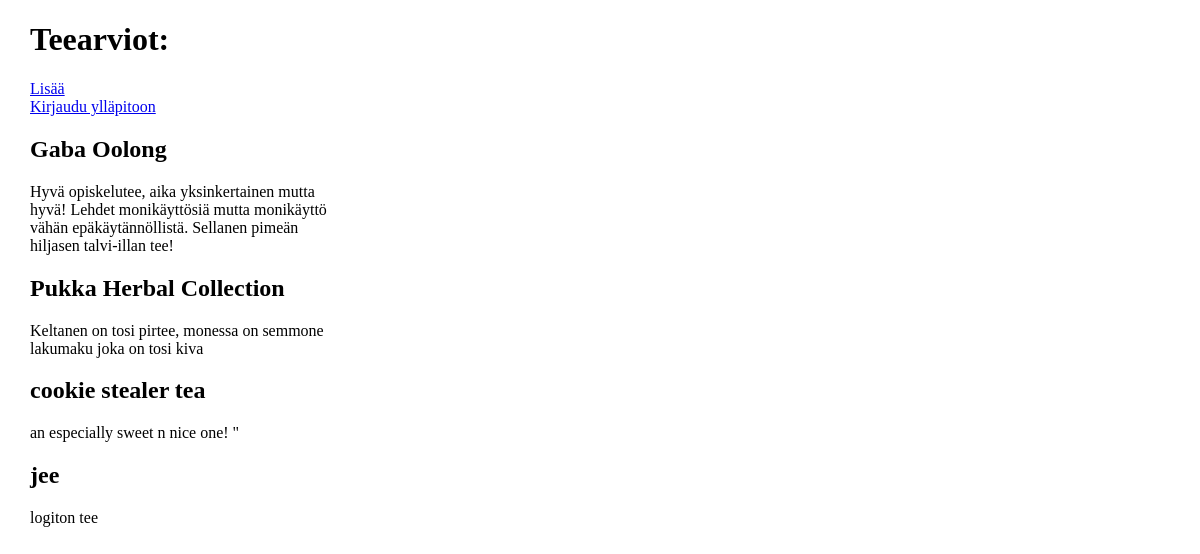
The app's page /, older data.
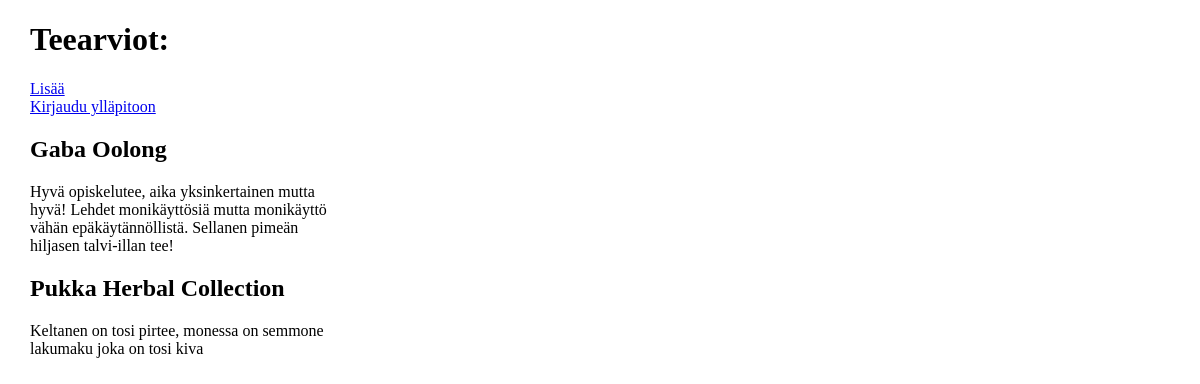
The same page, newer data.
### teet/models.py (models this page shows, shortened)
class Tea(models.Model):
    name = models.CharField(max_length=50)
    description = models.CharField(max_length=1000)

### teet/views.py (the view)
# urls.py: path('', views.index, name='index'),
def index(request):
    teas = Tea.objects.all()
    context = {
        'teas': teas,
    }
    return render(request, 'teet/index.html', context)

### teet/templates/teet/index.html (shortened to what this page needs)
<!DOCTYPE html>
<html>
  <head>
  </head>
  <body style="margin-left: 30px">
    <h1>Teearviot:</h1>
    <nav>
      <a href="{% url 'teet:addnew' %} ">Lisää</a><br/>
      <a href="/admin/">Kirjaudu ylläpitoon</a>
    </nav>
    <div style="max-width: 300px;">
      {% for tea in teas %}
        <article>
          <h2><strong>{{ tea.name }}</strong></h2>
          <p>{{ tea.description | safe}}</p>
        </article>
      {% endfor %}
    </div>
  </body>
</html>

Row changes from the older to the newer data that the page shows:
removed Tea: name "cookie stealer tea", description "an especially sweet n nice one! \""
removed Tea: name "jee", description "logiton tee"
